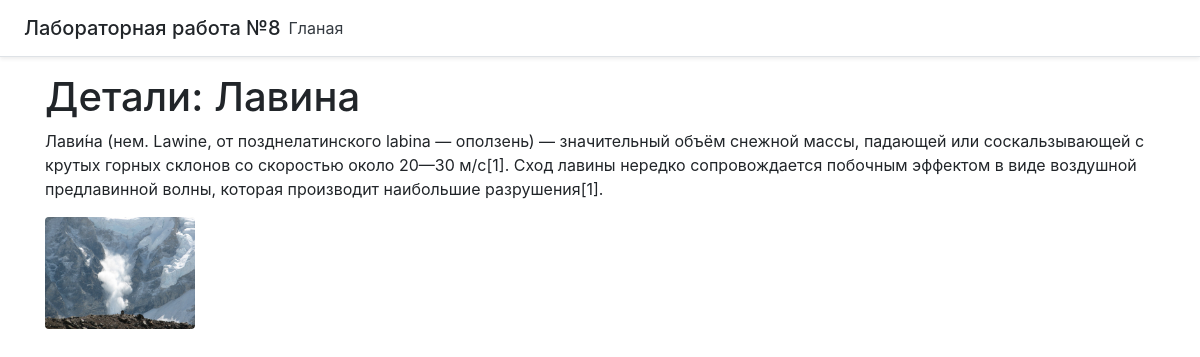
Screenshot of /3/ with the database file from the repository.
### main/models.py (models this page shows, shortened)
class Phenomenon(models.Model):
    name = models.CharField(max_length=30)

class Description(models.Model):
    phen_id = models.ForeignKey(Phenomenon, on_delete=models.CASCADE)
    description = models.CharField(max_length=1500)

### main/views.py (the view)
# urls.py: path('<int:phen_id>/', views.details, name='details'),
def details(request, phen_id):
    phen_list = Phenomenon.objects.all()
    for i in phen_list:
        if i.id == phen_id:
            phen = i
    description = get_object_or_404(Description, pk=phen_id)
    return render(request, 'main/details.html', {'pnen': phen, 'description': description})

### main/templates/main/details.html (shortened to what this page needs)
{% extends 'main/base.html'%}
{% block content %}
    <h1>Детали: {{ pnen.name }}</h1>
    <p class="card-text">{{ description.description }}</p>
    {% if pnen.id == 3 %}
        <img style="max-width: 150px; height: auto" src="static/main/images/3.jpg" alt="The Social Network" class="rounded img-fluid">
    {% endif %}
{% endblock %}

### rows the page displays
Phenomenon: name "Лавина"
Description: description "Лави́на (нем. Lawine, от позднелатинского labina — оползень) — значительный объём снежной массы, падающей или соскальзывающей с крутых горных склонов со скоростью около 20—30 м/с[1]. Сход лавины нередко сопровождается побочным эффектом в виде воздушной предлавинной волны, которая производит наибольшие разрушения[1]."
